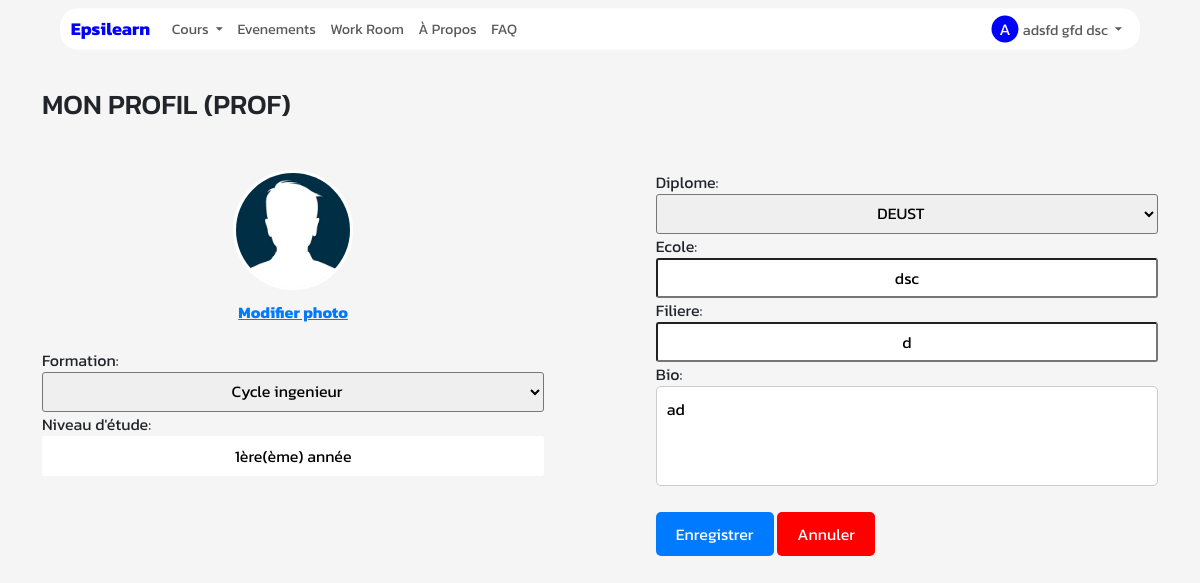
The app's page /modifierprofil (signed in) with its own data.
### App/Models/models.py (models this page shows, shortened)
class User(db.Model):
    id = db.Column(db.Integer, primary_key=True)
    nom = db.Column(db.String(50))
    prenom = db.Column(db.String(50))
    nationalite = db.Column(db.String(50))
    mail = db.Column(db.String(50))
    code = db.Column(db.String(50))
    pseudo=db.Column(db.String(200))
    date_naiss=db.Column(db.DateTime)
    ter = db.Column(db.String(50),default="non")
    age=db.Column(db.Integer)
    confirmer = db.Column(db.String(50),default="non")
    mdp=db.Column(db.String(50))
    photo=db.Column(db.String(50),default="static/Profil/unknown.jpg")
    password_reset_token = db.Column(db.String(100))
    password_reset_expiration = db.Column(db.DateTime)
    role=db.Column(db.String(200))
    etudiant= db.relationship('Etudiant', backref='acces_etudiant', foreign_keys='Etudiant.id_user_e')
    prof= db.relationship('Prof', backref='acces_prof', foreign_keys='Prof.id_user_p')
    autre= db.relationship('Autre', backref='acces_autre', foreign_keys='Autre.id_user_a')

class Prof(db.Model):
    id = db.Column(db.Integer, primary_key=True)
    id_user_p = db.Column(db.Integer, db.ForeignKey('user.id'))
    formation=db.Column(db.String(50))
    Nvdetud=db.Column(db.String(50))
    filiere=db.Column(db.String(50))
    age=db.Column(db.Integer)
    Diplome=db.Column(db.String(50))
    discipline=db.Column(db.String(500))
    valider=db.Column(db.String(50),default="non")
    positif = db.Column(db.Integer,default=1)
    nefatif = db.Column(db.Integer,default=1)
    solde = db.Column(db.Float, default=0.0)
    ecole=db.Column(db.String(50))
    photo=db.Column(db.String(50),default="static/Profil/unknown.jpg")
    etoile=db.Column(db.Integer,default=1)
    vendervous=db.Column(db.String(500))
    cv=db.Column(db.String(500))

### App/Main/routes_profil.py (the view, shortened to what this page needs)
@MainBp.route('/modifierprofil',methods=['POST','GET'])
@login_required
def modifierprofil() :
    try:
        etudiant=Etudiant()
        prof=Prof()
        if session.get("role")=="etudiant":
            etudiant = Etudiant.query.filter_by(id_user_e=user.id).first()
            profile_picture_path=etudiant.photo
            if request.method=="POST":
                Nvdetud = request.form['education-level']
                ecole = request.form['ecole']
                filiere = request.form['filiere']
                etudiant.Nvdetud = Nvdetud
                etudiant.ecole = ecole
                etudiant.filiere = filiere
                profile_picture = request.files['profile-picture']
                if profile_picture:
                    save_modifier_profil_picture(file=profile_picture,ob=etudiant,us=user)
                db.session.commit()
                return redirect(url_for('Main.profil'))
        else:
            prof = Prof.query.filter_by(id_user_p=user.id).first()
            profile_picture_path=prof.photo
    except Exception as e:
        print(e)
        db.session.rollback()
        return render_template('error.html')
    return render_template('modifierprofil.html',etudiant=etudiant,prof=prof,profile_picture_path=profile_picture_path)

### App/Controllers/fonction.py (called while the page is built, shortened)
def notif(user_type):
    user_id=session.get("userid")
    user=User.query.filter_by(id=user_id).first()
    if user_type=='professeur':
        nd= Demande.query.filter(Demande.aj_p == "nouvelle",Demande.statut_demande=="enattente", Demande.id_prof ==user.id).count()
        np= Demande.query.filter(or_(Demande.statut_demande == "accepte", Demande.statut_demande == "report_accepte"),Demande.aj_p=="modif", Demande.id_prof == user.id).count()
    else:
        nd=""
        np=""
    return np,nd

def get_current_user():
    _current_user=None
    if session.get("userid"):
        user=User.query.get(session.get("userid"))
        if user:
            _current_user=user
    return _current_user

def nombre_np():
    if session.get('role') in ["etudiant","professeur"]:
        np,_=notif(session.get("role"))
        nombre= np_nombre(us=np)
    else:
        nombre= np_nombre(us=0)
    return nombre

def nombre_nd():
    if session.get('role') in ["etudiant","professeur"]:
        _,nd=notif(session.get("role"))
        nombre= nd_nombre(us=nd)
    else:
        nd=0
        nombre= nd_nombre(us=nd)
    return nombre

### App/Decorators/__init__.py (called while the page is built)
def login_required(f):
    @wraps(f)
    def _login_required(*args,**kwargs):
        if "role" in session:
            return f(*args,**kwargs)
        else:
            session['next_url'] =request.url
            print(request.url)
            return redirect(url_for('Main.connexion'))
    return _login_required

### App/Main/routes_home.py (called while the page is built)
@MainBp.app_context_processor
def inject_param():
    return dict(current_user=current_user,np=np,nd=nd,n_stud=n_stud,user_type=session.get("role"))

### app.py (called while the page is built)
@app.after_request
def set_secure_headers(response):
    response.headers['X-Content-Type-Options'] = 'nosniff'
    response.headers['X-Frame-Options'] = 'SAMEORIGIN'
    response.headers['X-XSS-Protection'] = '1; mode=block'
    return response

@app.before_request
def update_session_time():
    if user:
        if user.id not in processed_requests and user.id is not None:
            last_activity_key = f'last_activity:{user.id}'
            redis_store.set(last_activity_key, datetime.now().strftime('%Y-%m-%d %H:%M:%S'), ex=3)
            session['online_users'] = len(redis_store.keys('last_activity:*'))
            processed_requests[user.id] = True

### App/Main/templates/modifierprofil.html (shortened to what this page needs)
{% extends "base.html" %}
{% block style %}
  <link rel="stylesheet" href="https://cdnjs.cloudflare.com/ajax/libs/bootstrap/5.3.0/css/bootstrap.min.css">
{% endblock %}
{% block content %}
  {% if user_type=="professeur" %}
  <div class="container mt-5">
  <h3 class="avg">MON PROFIL (PROF)</h3>
  <div class="form-container mt-5">
    <div class="left-div">
      <div class="profile-picture-preview">
        <img id="profile-picture-preview-img" src="{{ profile_picture_path }}" alt="Photo de profil">
      </div>
      <form id="profile-form" method="post" enctype="multipart/form-data">
        <div class="upload-profile-picture">
          <a href="#" id="upload-link" style="font-weight: bolder;color: #007bff;">Modifier photo</a>
        </div>
        <br>
        <label for="formation">Formation:</label>
        <br>
        <select id="formation" name="formation" style="width: 100%;height: 40px;;text-align: center;border-radius: 3px;">
          <option value="{{ prof.formation }}">{{ prof.formation }}</option>
        </select>
        <label for="education-level">Niveau d'étude:</label>
        <select id="education-level" name="education-level" style="width: 100%;height: 40px;;text-align: center;border-radius: 3px;background-color: white;">
          <option value="{{ prof.Nvdetud }}">{{ prof.Nvdetud }}</option>
        </select>
      </div>
      <div class="right-div">
        <label for="diplome">Diplome:</label>
        <br>
        <select id="diplome" name="diplome" style="width: 100%;height: 40px;text-align: center;border-radius: 3px;">
          <option value="{{ prof.Diplome }}">{{ prof.Diplome }}</option>
        </select>
        <br>
        <label for="ecole">Ecole:</label><br>
        <input type="text" id="ecole" name="ecole" placeholder="Votre ecole" value="{{ prof.ecole }}"style="width: 100%;height: 40px;;text-align: center;border-radius: 3px;">
        <br>
        <label for="filiere">Filiere:</label><br>
        <input type="text" id="filiere" name="filiere" placeholder="Votre filiere" value="{{ prof.filiere }}" style="width: 100%;height: 40px;;text-align: center;border-radius: 3px;">
        <br>
        <label for="bio">Bio:</label>
        <textarea id="bio" name="bio" placeholder="Vendez vous" style="resize: none;height: 100px;" value="{{ prof.vendervous }}">{{ prof.vendervous }}</textarea>
        <button type="submit" class="btn btn-primary" style="margin-top: 20px;">Enregistrer</button>
      <button type="button" class="btn btn-primary" style="background-color: red;color: white;margin-top: 20px;" onclick="window.location.href='/profil'">Annuler</button>
    </div>
  </div>
</div>
  {% endif %}
{% endblock %}

### App/Main/templates/base.html (shortened to what this page needs)
<!DOCTYPE html>
<html>
<head>
    <link href="https://cdn.jsdelivr.net/npm/bootstrap@5.3.0/dist/css/bootstrap.min.css" rel="stylesheet">
    <link
    rel="stylesheet"
    href="https://pro.fontawesome.com/releases/v5.10.0/css/all.css"
  />
  <link rel="stylesheet" href="https://cdnjs.cloudflare.com/ajax/libs/animate.css/4.1.1/animate.min.css">
    {% block style %}{% endblock %}
</head>
<body style="font-family: 'Kanit';">
 <div class="page-content hidden">
    {% block nav %}
    <nav class="navbar navbar-expand-lg navbar-light bg-transparent " style="display: flex;justify-content: center; height: 40px;scale: 0.9;z-index: 9999999999999999999999;" >
        <div class="container-fluid text-center" style="background-color: rgb(255, 255, 255);border-radius: 20px;z-index: 9;opacity: 1;margin-top: 20px;padding: 0 12px;">
            <a class="navbar-brand" href="/accueil" style="color: blue;">Epsilearn</a>
            <div class="collapse navbar-collapse" id="navbarNav">
                <ul class="navbar-nav" style="z-index: 99999999999999999;">
                    {% if user_type == 'professeur' %}
                    <li class="nav-item dropdown" >
                        <a class="nav-link dropdown-toggle" href="#" id="navbarDropdownMenuLink" role="button" data-bs-toggle="dropdown" aria-expanded="false">
                            Cours
                        </a>
                    </li>
                    <li class="nav-item">
                        <a class="nav-link" id="evenement" href="/evenement">Evenements</a>
                    </li>
                    <li class="nav-item">
                        <a class="nav-link"  id="workroom" href="/chambrepomodoro">Work Room</a>
                    </li>
                    <li class="nav-item">
                        <a class="nav-link" id="about"  href="/about">À Propos</a>
                    </li>
                    <li class="nav-item">
                        <a class="nav-link" id="faq"  href="/faq">FAQ</a>
                    </li>
                    {% endif %}
                </ul>
                <ul class="navbar-nav ms-auto">
                    {% if current_user %}
                    <li class="nav-item dropdown">
                        <a class="nav-link dropdown-toggle" href="#" id="navbarDropdownMenuLink2" role="button" data-bs-toggle="dropdown" aria-expanded="false">
                            <span class="user-initials">{{ current_user.nom|first }}</span>{{ current_user.nom }} {{ current_user.prenom }}
                        </a>
                    </li>
                    {% endif %}
                </ul>
            </div>
        </div>
    </nav>
    {% endblock %}
    <div  style="font-family:'Kanit';overflow-x:hidden;overflow-y: hidden;">
        {% block content %}
        {% endblock %}
    </div>
</div>
</body>
</html>

### App/Main/templates/base.html (style rules this page uses)
.loaded .page-content { display: block; }
.navbar-brand { font-weight: bold; }
.user-initials { width: 30px; height: 30px; border-radius: 50%; background-color: blue; color: #ffffff; font-size: 18px; display: inline-flex; align-items: center; justify-content: center; margin-right: 5px; text-transform: uppercase; }

### App/Main/templates/modifierprofil.html (style rules this page uses)
.profile-picture-preview { width: 120px; height: 120px; border-radius: 50%; overflow: hidden; margin: 0 auto; position: relative; border: 3px solid #ffffff; }
.profile-picture-preview img { width: 100%; height: 100%; object-fit: cover; transition: transform 0.3s ease; }
.upload-profile-picture { text-align: center; margin-top: 10px; }
.upload-profile-picture a { text-decoration: underline; cursor: pointer; }
#age, #education-level { appearance: none; background-color: #f9f9f9; border-radius: 5px; padding: 8px; width: 100%; margin-bottom: 10px; border: none; }
#bio { resize: none; border: 1px solid #ccc; border-radius: 5px; width: 100%; padding: 10px; }
.btn-primary { background-color: #007bff; border: none; border-radius: 5px; padding: 10px 20px; color: #fff; cursor: pointer; transition: background-color 0.3s ease; }
body { background-color: #f5f5f5; }
.form-container { display: flex; justify-content: space-between; }
.form-container .left-div { width: 45%; }
.form-container .right-div { width: 45%; }

### records on screen
User: nom|first "A", nom "adsfd gfd", prenom "dsc"
Prof: photo (picture), formation "Cycle ingenieur", diplome "DEUST", ecole "dsc", filiere "d", bio "ad"
